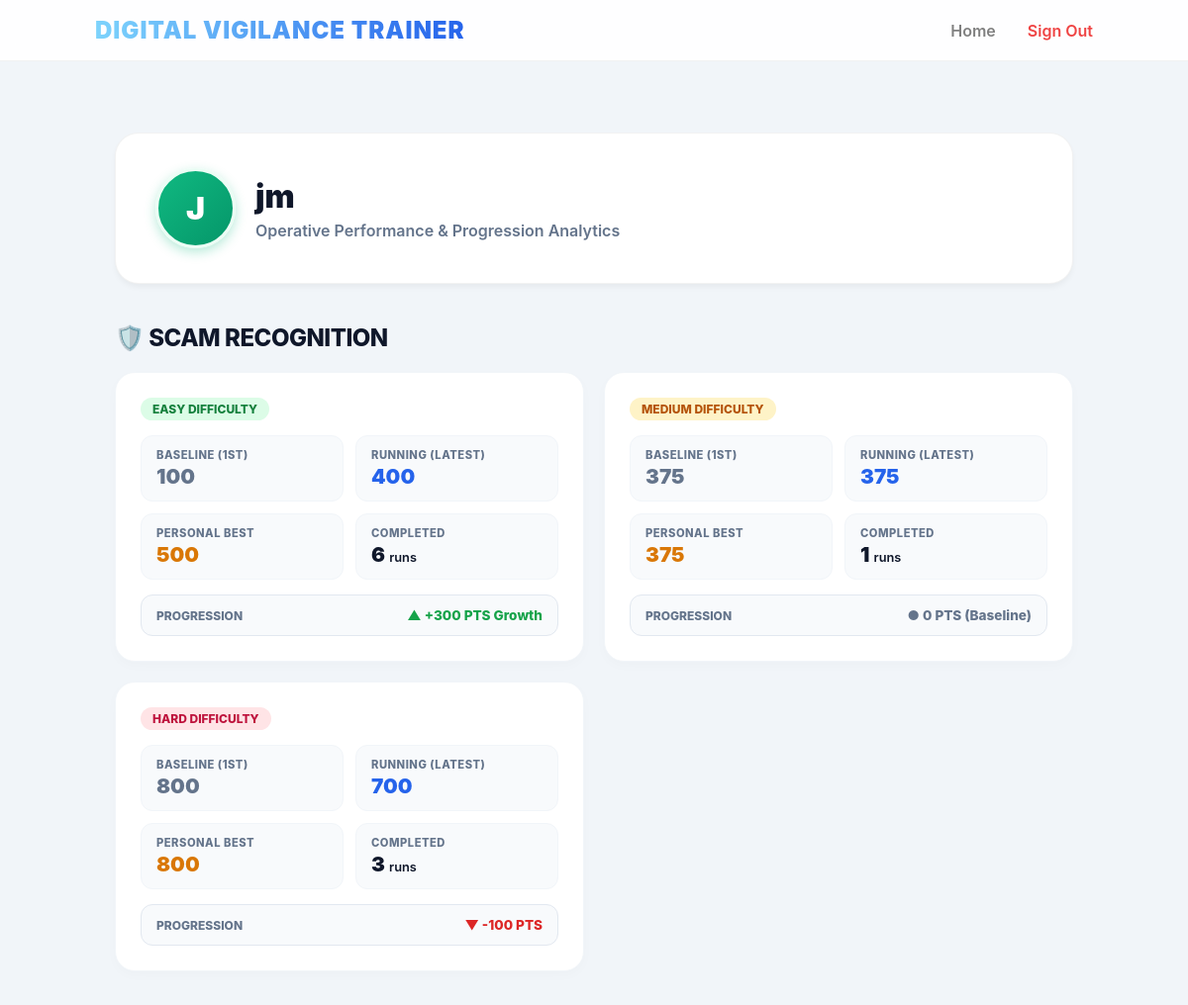
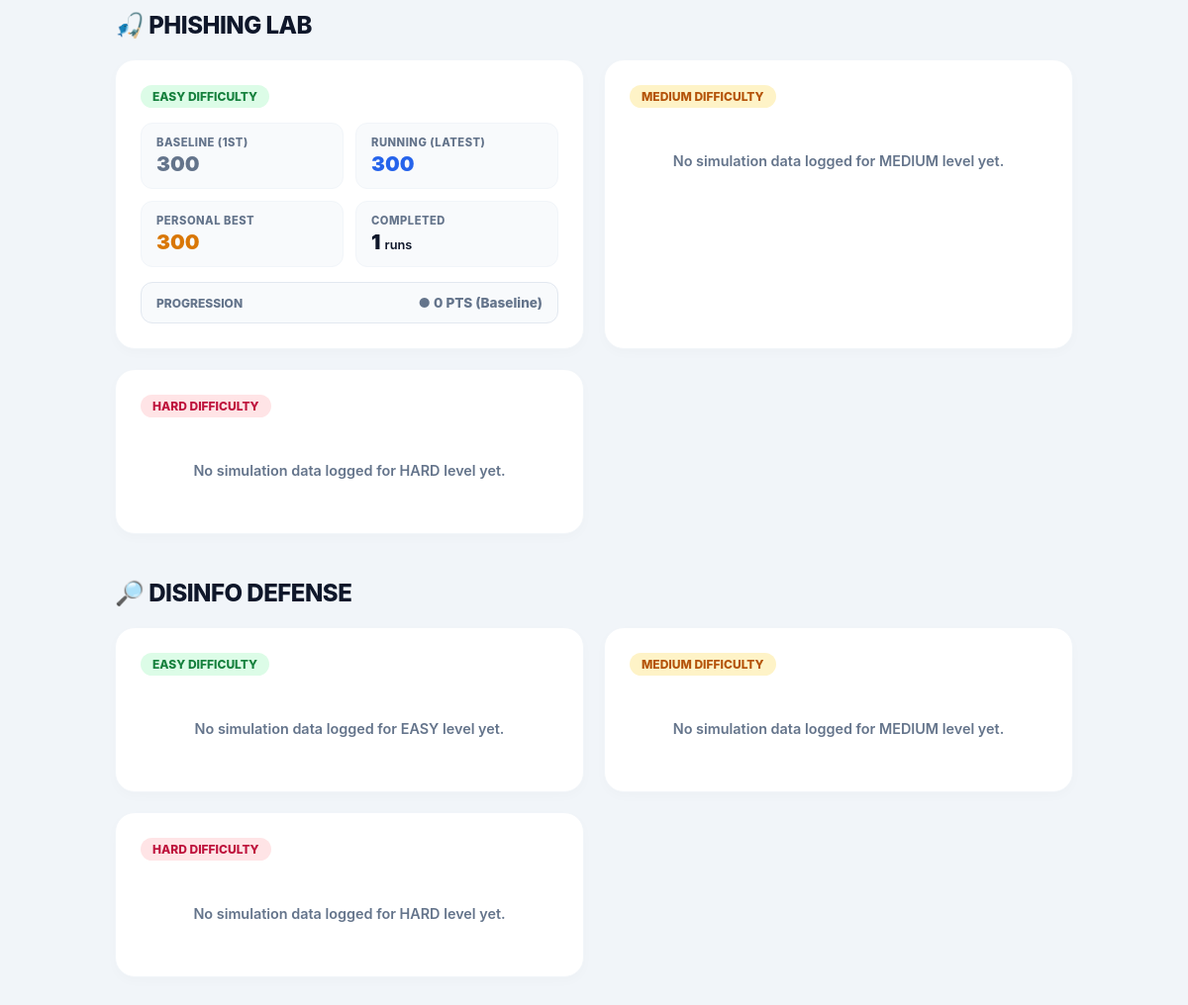
/profile/ (signed in), run on the app's committed database (2 pictures, top to bottom).
### trainer/models.py (models this page shows, shortened)
class GameResult(models.Model):
    user = models.ForeignKey(User, on_delete=models.CASCADE)
    score = models.IntegerField()
    category = models.CharField(max_length=50)
    difficulty = models.CharField(
        max_length=10,
        choices=Scenario.DIFFICULTY_CHOICES,
        default='easy'
    )
    timestamp = models.DateTimeField(auto_now_add=True)

### trainer/views.py (the view)
# urls.py: path('profile/', views.profile, name='profile'),
@login_required
def profile(request):
    categories = ['scam', 'phishing', 'disinfo']
    difficulties = ['easy', 'medium', 'hard']
    stats = {}
    for cat in categories:
        stats[cat] = {}
        for diff in difficulties:
            user_results = GameResult.objects.filter(
                user=request.user,
                category=cat,
                difficulty=diff
            ).order_by('timestamp')
            total_count = user_results.count()
            if total_count > 0:
                baseline_entry = user_results.first()
                baseline_score = baseline_entry.score if baseline_entry else 0
                running_entry = user_results.last()
                running_score = running_entry.score if running_entry else 0
                best_score = user_results.aggregate(Max('score'))['score__max'] or 0
                avg_score = round(user_results.aggregate(Avg('score'))['score__avg'] or 0, 1)
                progression = running_score - baseline_score
            else:
                baseline_score = 0
                running_score = 0
                best_score = 0
                avg_score = 0
                progression = 0
            stats[cat][diff] = {
                'total': total_count,
                'baseline_score': baseline_score,
                'running_score': running_score,
                'best_score': best_score,
                'avg_score': avg_score,
                'progression': progression,
            }
    return render(request, 'trainer/profile.html', {
        'stats': stats,
        'categories': categories,
        'difficulties': difficulties,
    })

### trainer/templates/trainer/profile.html (shortened to what this page needs)
{% extends 'trainer/base.html' %}
{% block content %}
<div class="profile-wrapper">
    <div class="header-card">
        <div class="user-avatar">
            {% if user.profile.avatar %}
                <img src="{{ user.profile.avatar.url }}" alt="{{ user.username }}">
            {% else %}
                {{ user.username|slice:":1"|upper }}
            {% endif %}
        </div>
        <div class="user-info">
            <h2>{{ user.username }}</h2>
            <p>Operative Performance & Progression Analytics</p>
        </div>
    </div>
    {% for cat, diff_dict in stats.items %}
        <div class="category-section">
            <div class="category-title">
                {% if cat == 'scam' %}🛡️ Scam Recognition
                {% elif cat == 'phishing' %}🎣 Phishing Lab
                {% else %}🔎 Disinfo Defense
                {% endif %}
            </div>
            <div class="grid-levels">
                {% for diff, data in diff_dict.items %}
                    <div class="stat-card">
                        <span class="diff-badge badge-{{ diff }}">{{ diff }} Difficulty</span>
                        {% if data.total > 0 %}
                            <div class="metrics-grid">
                                <div class="metric-item">
                                    <div class="metric-label">Baseline (1st)</div>
                                    <div class="metric-val" style="color: #64748b;">{{ data.baseline_score }}</div>
                                </div>
                                <div class="metric-item">
                                    <div class="metric-label">Running (Latest)</div>
                                    <div class="metric-val" style="color: var(--accent-blue);">{{ data.running_score }}</div>
                                </div>
                                <div class="metric-item">
                                    <div class="metric-label">Personal Best</div>
                                    <div class="metric-val" style="color: var(--amber-gold);">{{ data.best_score }}</div>
                                </div>
                                <div class="metric-item">
                                    <div class="metric-label">Completed</div>
                                    <div class="metric-val">{{ data.total }} <span style="font-size: 0.8rem; font-weight: 600;">runs</span></div>
                                </div>
                            </div>
                            <div class="progression-banner">
                                <span style="font-size: 0.75rem; font-weight: 800; color: var(--text-muted); text-transform: uppercase;">
                                    Progression
                                </span>
                                {% if data.progression > 0 %}
                                    <span class="progression-tag prog-up">▲ +{{ data.progression }} PTS Growth</span>
                                {% elif data.progression == 0 %}
                                    <span class="progression-tag prog-same">● 0 PTS (Baseline)</span>
                                {% else %}
                                    <span class="progression-tag prog-down">▼ {{ data.progression }} PTS</span>
                                {% endif %}
                            </div>
                        {% else %}
                            <div class="empty-level">
                                No simulation data logged for {{ diff|upper }} level yet.
                            </div>
                        {% endif %}
                    </div>
                {% endfor %}
            </div>
        </div>
    {% endfor %}
</div>
{% endblock %}

### trainer/templates/trainer/base.html (style rules this page uses)
:root { --grad-start: #7dd3fc; --grad-end: #2563eb; --bg-slate: #f1f5f9; --text-dark: #0f172a; }
body { margin: 0; background-color: var(--bg-slate); color: var(--text-dark); font-family: 'Inter', -apple-system, sans-serif; }

### trainer/templates/trainer/profile.html (style rules this page uses)
:root { --text-dark: #0f172a; --text-muted: #64748b; --primary-green: #10b981; --accent-blue: #2563eb; --amber-gold: #d97706; }
.profile-wrapper { max-width: 1100px; margin: 40px auto; padding: 0 20px; font-family: 'Inter', -apple-system, sans-serif; }
.header-card { background: white; border-radius: 24px; padding: 35px 40px; margin-bottom: 40px; border: 1px solid rgba(0,0,0,0.05); box-shadow: 0 4px 6px -1px rgba(0, 0, 0, 0.05); display: flex; align-items: center; gap: 20px; }
.user-avatar { width: 75px; height: 75px; border-radius: 50%; background: linear-gradient(135deg, #10b981, #059669); color: white; display: flex; align-items: center; justify-content: center; font-size: 2rem; font-weight: 900; box-shadow: 0 4px 12px rgba(16, 185, 129, 0.3); flex-shrink: 0; overflow: hidden; border: 3px solid #ecfdf5; }
.user-info h2 { margin: 0; font-size: 2rem; font-weight: 900; color: var(--text-dark); display: flex; align-items: center; gap: 12px; }
.user-info p { margin: 5px 0 0 0; color: var(--text-muted); font-weight: 600; }
.category-section { margin-bottom: 45px; }
.category-title { font-size: 1.5rem; font-weight: 800; color: var(--text-dark); margin-bottom: 20px; text-transform: uppercase; letter-spacing: -0.5px; display: flex; align-items: center; gap: 10px; }
.grid-levels { display: grid; grid-template-columns: repeat(auto-fit, minmax(320px, 1fr)); gap: 20px; }
.stat-card { background: white; border-radius: 20px; padding: 25px; border: 1px solid #f1f5f9; box-shadow: 0 4px 12px rgba(0,0,0,0.02); position: relative; }
.diff-badge { font-size: 0.75rem; font-weight: 800; text-transform: uppercase; padding: 4px 12px; border-radius: 99px; display: inline-block; margin-bottom: 15px; }
.badge-easy { background: #dcfce7; color: #15803d; }
.badge-medium { background: #fef3c7; color: #b45309; }
.badge-hard { background: #ffe4e6; color: #be123c; }
.metrics-grid { display: grid; grid-template-columns: 1fr 1fr; gap: 12px; margin-bottom: 15px; }
.metric-item { background: #f8fafc; padding: 12px 15px; border-radius: 12px; border: 1px solid #f1f5f9; }
.metric-label { font-size: 0.7rem; color: var(--text-muted); font-weight: 800; text-transform: uppercase; letter-spacing: 0.5px; }
.metric-val { font-size: 1.3rem; font-weight: 900; color: var(--text-dark); margin-top: 2px; }
.progression-banner { background: #f8fafc; border-radius: 12px; padding: 12px 15px; display: flex; justify-content: space-between; align-items: center; border: 1px solid #e2e8f0; }
.progression-tag { font-size: 0.85rem; font-weight: 800; }
.prog-up { color: #16a34a; }
.prog-same { color: var(--text-muted); }
.prog-down { color: #dc2626; }
.empty-level { text-align: center; padding: 30px; color: var(--text-muted); font-weight: 600; font-size: 0.9rem; }

### data on the page
GameResult: difficulty "MEDIUM", baseline_score "375", running_score "375", best_score "375", total "1", shows "● 0 PTS (Baseline)"
GameResult: difficulty "EASY", baseline_score "300", running_score "300", best_score "300", total "1", shows "● 0 PTS (Baseline)"

### other printed values
{{ user.username|slice:":1"|upper }} "J"
{{ user.username }} "jm"
{{ diff }} "EASY" "HARD" "HARD" "EASY" "HARD"
{{ data.baseline_score }} "100" "800"
{{ data.running_score }} "400" "700"
{{ data.best_score }} "500" "800"
{{ data.total }} "6" "3"
{{ data.progression }} "300"
{{ data.progression }} "-100"
{{ diff|upper }} "HARD" "EASY" "HARD"
